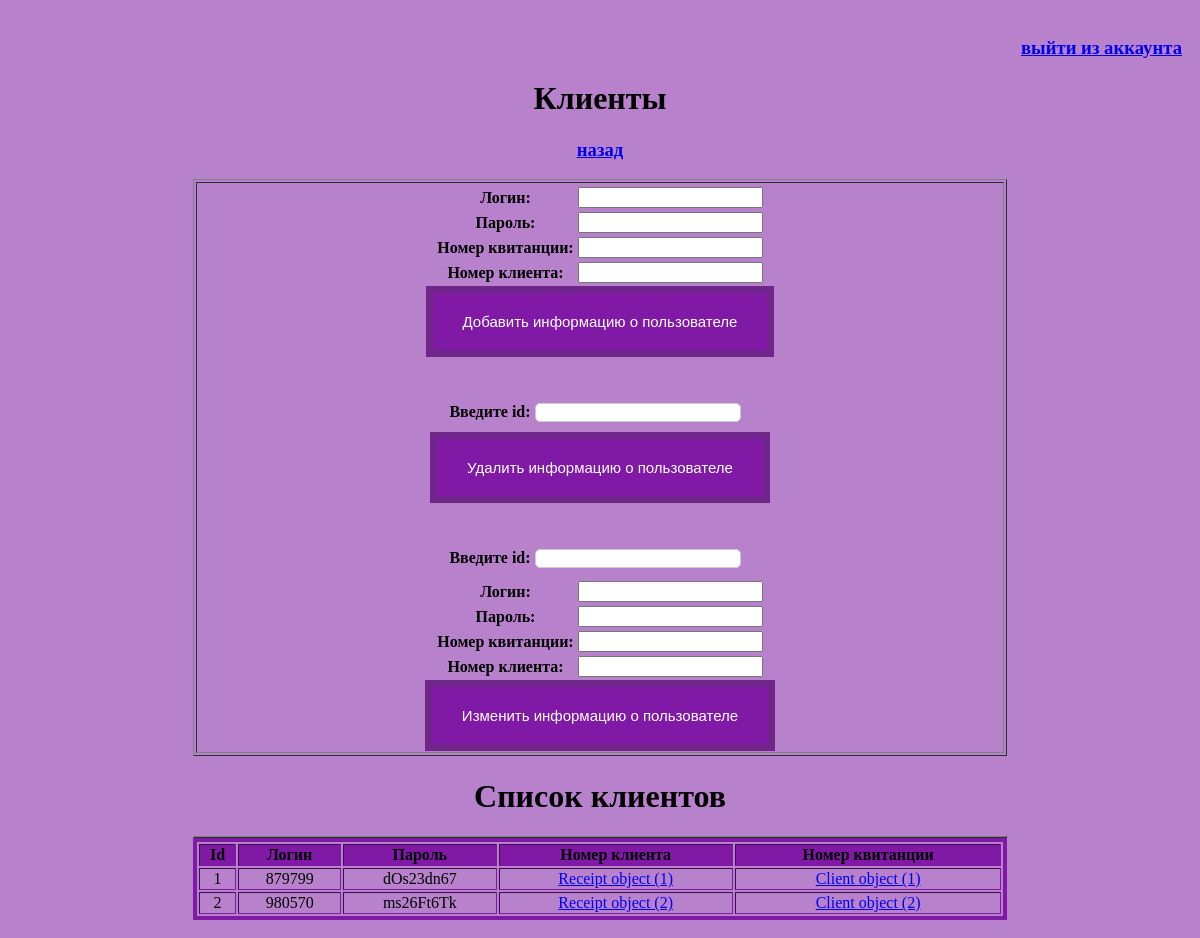
The page /user/ on the database its author committed.
### LDCCompany/models.py (models this page shows)
class User(models.Model):
    login = models.CharField(max_length=45)
    password = models.CharField(max_length=45)
    id_receipt = models.ForeignKey('Receipt', on_delete=models.CASCADE)
    id_client = models.ForeignKey('Client', on_delete=models.CASCADE)
    objects = models.Manager()

class Receipt(models.Model):
    number = models.CharField(max_length=45)
    date = models.DateField()
    cost = models.FloatField()
    payment_term = models.DateField()
    id_paid = models.ForeignKey('paid_receipt', on_delete=models.CASCADE)
    id_tariff = models.ForeignKey('Tariff', on_delete=models.CASCADE)
    id_tconversation = models.ForeignKey('TelephoneConversation', on_delete=models.CASCADE)
    objects = models.Manager()

class Client(models.Model):
    number = models.CharField(max_length=45)
    firstname = models.CharField(max_length=45)
    lastname = models.CharField(max_length=45)
    address = models.CharField(max_length=45)
    registration_date = models.DateField()
    id_receipt = models.ForeignKey('Receipt', on_delete=models.CASCADE)
    objects = models.Manager()

### LDCCompany/views.py (the view)
# urls.py: path('user/', views.index_user, name='user'),
def index_user(request):
    form_ca = AddUser()
    data = User.objects.all()
    return render(request, "LDCCompany/Template_User.html", {"form":form_ca, "data_show":data})

### LDCCompany/forms.py
class AddUser(forms.Form):
    login = forms.CharField(label="Логин")
    password = forms.CharField(label="Пароль")
    id_receipt = forms.IntegerField(label="Номер квитанции")
    id_client = forms.IntegerField(label="Номер клиента")

### templates/LDCCompany/Template_User.html (shortened to what this page needs)
<!DOCTYPE html>
<html>
<head>
</head>
<body class="container">
    <div id="header" >
        <h3 align="right"><a href="/admin/logout/">выйти из аккаунта</a></h3>
        <h1 align="center">Клиенты<h1>
        <h3 align="center"><a href = "{% url 'home' %}">назад</a></h3>
    </div>
<table border="1" width="70%" align="center">
    <tr>
        <th align="center" width="50%">
    <form method="POST" action="addu/">
        <table>
            {{ form }}
        </table>
        <input class="button" type="submit" value="Добавить информацию о пользователе">
    </form>
    <br>
    <br>
    <form method="POST" action="delu/">
        <label>Введите id: </label>
        <input class = 'myfield' type= "number" name="delname" ><br>
        <input class="button" type= "submit" value="Удалить информацию о пользователе">
    </form>
    <br>
    <br>
    <form method="POST" action="upu/">
        <label>Введите id: </label>
        <input class = 'myfield' type= "number" name="upname"><br>
        <table>
            {{ form }}
        </table>
        <input class="button" type= "submit" value="Изменить информацию о пользователе">
    </form>
    </table>
    <th align="center" width="50%">
        <h1 align="center"> Список клиентов</h1>
    <table border="1" width="70%" align="center">
    <tr>
    <form method="POST" action="show/">
        <table id='b' border=1 width="70%" align="center">
            <tr align="center" bgcolor="#8019a6">
                <th>Id</th>
                <th>Логин</th>
                <th>Пароль</th>
                <th>Номер клиента</th>
                <th>Номер квитанции</th>
            </tr>
        {% for i in data_show %}
            <tr align="center">
                <td>{{ i.id }}</td>
                <td>{{ i.login }}</td>
                <td>{{ i.password }}</td>
                <td> <a href="{% url 'receipt' %}"> {{ i.id_receipt}}</td>
                <td> <a href="{% url 'client' %}"> {{ i.id_client }}</td>
            </tr>
        {% endfor %}
        </table>
    </form>
        </th>
</body>
</html>

### templates/LDCCompany/Template_User.html (style rules this page uses)
.myfield { border:1px solid #ccc; border-radius:5px; height:15px; width:200px; margin: 10px 10px 10px 0; text-align: center; }
.button { background-color: #8019a6; border: 7px solid #6f258a; color: white; padding: 20px 30px; text-align: center; text-decoration: none; display: inline-block; font-size: 15px; }
body { background: #b881cc ; padding: 10px; background-repeat: no-repeat; }
label { font-family: Times New Roman; }
td { font-family: Calibri; }
th { font-family: Calibri; }
#b { border: 4px solid #8019a6; }

### rows shown on the page
User: id "1", login "879799", password "dOs23dn67", id_receipt "Receipt object (1)", id_client "Client object (1)"
User: id "2", login "980570", password "ms26Ft6Tk", id_receipt "Receipt object (2)", id_client "Client object (2)"
